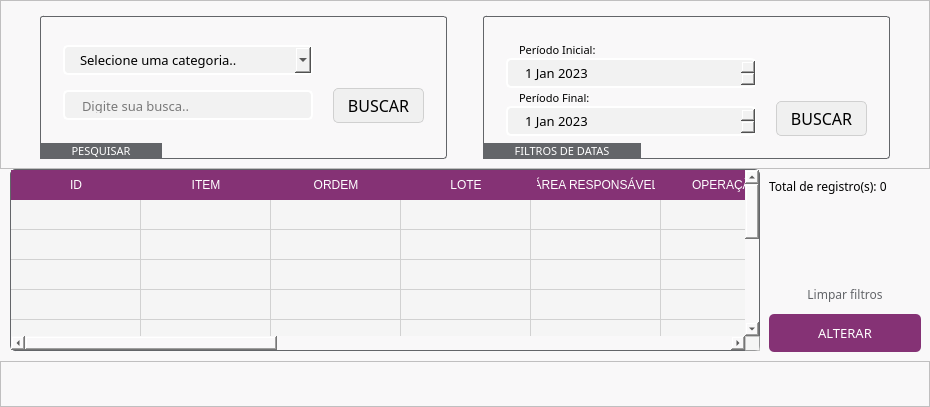
  <widget class="QWidget" name="page_edit">
   <property name="styleSheet">
    <string notr="true">background-color: #F9F8F9;</string>
   </property>
   <layout class="QVBoxLayout" name="verticalLayout_4">
    <property name="spacing">
     <number>0</number>
    </property>
    <property name="leftMargin">
     <number>0</number>
    </property>
    <property name="topMargin">
     <number>0</number>
    </property>
    <property name="rightMargin">
     <number>0</number>
    </property>
    <property name="bottomMargin">
     <number>0</number>
    </property>
    <item alignment="Qt::AlignHCenter">
     <widget class="QFrame" name="frame_15">
      <property name="minimumSize">
       <size>
        <width>0</width>
        <height>150</height>
       </size>
      </property>
      <property name="styleSheet">
       <string notr="true"/>
      </property>
      <property name="frameShape">
       <enum>QFrame::StyledPanel</enum>
      </property>
      <property name="frameShadow">
       <enum>QFrame::Raised</enum>
      </property>
      <layout class="QHBoxLayout" name="horizontalLayout_20">
       <item>
        <spacer name="horizontalSpacer_9">
         <property name="orientation">
          <enum>Qt::Horizontal</enum>
         </property>
         <property name="sizeHint" stdset="0">
          <size>
           <width>30</width>
           <height>20</height>
          </size>
         </property>
        </spacer>
       </item>
       <item>
        <widget class="QGroupBox" name="groupBox_4">
         <property name="font">
          <font>
           <family>KonsensBook</family>
           <pointsize>8</pointsize>
          </font>
         </property>
         <property name="styleSheet">
          <string notr="true">QGroupBox {
	border: 1px solid rgb(99,101,105);
	border-radius: 3px;
	margin-top: 6px;
 }

QGroupBox::title {
	subcontrol-position: bottom left;
	padding: 0 30px;
	background-color: rgb(99,101,105);
	color: white;
}</string>
         </property>
         <property name="title">
          <string>PESQUISAR</string>
         </property>
         <layout class="QGridLayout" name="gridLayout_5">
          <property name="leftMargin">
           <number>20</number>
          </property>
          <property name="topMargin">
           <number>0</number>
          </property>
          <property name="rightMargin">
           <number>20</number>
          </property>
          <property name="bottomMargin">
           <number>20</number>
          </property>
          <property name="horizontalSpacing">
           <number>20</number>
          </property>
          <property name="verticalSpacing">
           <number>0</number>
          </property>
          <item row="0" column="0">
           <widget class="QComboBox" name="cmb_catgPergunta">
            <property name="minimumSize">
             <size>
              <width>250</width>
              <height>30</height>
             </size>
            </property>
            <property name="maximumSize">
             <size>
              <width>16777215</width>
              <height>30</height>
             </size>
            </property>
            <property name="font">
             <font>
              <family>Trebuchet MS</family>
              <pointsize>10</pointsize>
             </font>
            </property>
            <property name="styleSheet">
             <string notr="true">QComboBox {
	border: 2px solid rgb(255,255,255);
	padding: 5px;
	padding-left: 15px;
	border-radius: 5px;
	background-color: rgb(242,242,242);
}

QComboBox:hover {
	border: 2px solid rgb(167,168,169);
}

QComboBox:focus {
	border: 2px solid rgb(99,101,105);
}</string>
            </property>
            <property name="placeholderText">
             <string>Selecione uma categoria..</string>
            </property>
           </widget>
          </item>
          <item row="0" column="1">
           <spacer name="horizontalSpacer_7">
            <property name="orientation">
             <enum>Qt::Horizontal</enum>
            </property>
            <property name="sizeHint" stdset="0">
             <size>
              <width>91</width>
              <height>20</height>
             </size>
            </property>
           </spacer>
          </item>
          <item row="1" column="0">
           <widget class="QLineEdit" name="text_pergunta">
            <property name="minimumSize">
             <size>
              <width>250</width>
              <height>30</height>
             </size>
            </property>
            <property name="maximumSize">
             <size>
              <width>16777215</width>
              <height>30</height>
             </size>
            </property>
            <property name="font">
             <font>
              <family>Trebuchet MS</family>
              <pointsize>10</pointsize>
             </font>
            </property>
            <property name="styleSheet">
             <string notr="true">QLineEdit {
	border: 2px solid rgb(255,255,255);
	padding:5px;
	padding-left: 15px;
	border-radius: 5px;
	background-color: rgb(242,242,242);
}

QLineEdit:hover {
	border: 2px solid rgb(167,168,169);
}

QLineEdit:focus {
	border: 2px solid rgb(99,101,105);
}</string>
            </property>
            <property name="placeholderText">
             <string>Digite sua busca..</string>
            </property>
           </widget>
          </item>
          <item row="1" column="1">
           <widget class="QPushButton" name="btn_buscarGeral">
            <property name="font">
             <font>
              <family>KonsensBook</family>
              <pointsize>-1</pointsize>
             </font>
            </property>
            <property name="styleSheet">
             <string notr="true">QPushButton {
	background-color: #f0f0f0;
	border: 1px solid #d0d0d0;
	border-radius: 5px;
	padding: 5px;
 	font-size: 16px;
 }

QPushButton:hover {
	background-color: #e0e0e0;
}

QPushButton:pressed {
	background-color: #c0c0c0;
}</string>
            </property>
            <property name="text">
             <string>BUSCAR</string>
            </property>
           </widget>
          </item>
         </layout>
        </widget>
       </item>
       <item>
        <spacer name="horizontalSpacer_10">
         <property name="orientation">
          <enum>Qt::Horizontal</enum>
         </property>
         <property name="sizeHint" stdset="0">
          <size>
           <width>30</width>
           <height>20</height>
          </size>
         </property>
        </spacer>
       </item>
       <item>
        <widget class="QGroupBox" name="groupBox_5">
         <property name="maximumSize">
          <size>
           <width>16777215</width>
           <height>400</height>
          </size>
         </property>
         <property name="font">
          <font>
           <family>KonsensBook</family>
           <pointsize>8</pointsize>
          </font>
         </property>
         <property name="styleSheet">
          <string notr="true">QGroupBox {
	border: 1px solid rgb(99,101,105);
	border-radius: 3px;
	margin-top: 6px;
 }

QGroupBox::title {
	subcontrol-position: bottom left;
	padding: 0 30px;
	background-color: rgb(99,101,105);
	color: white;
}</string>
         </property>
         <property name="title">
          <string>FILTROS DE DATAS</string>
         </property>
         <layout class="QGridLayout" name="gridLayout_6">
          <property name="leftMargin">
           <number>20</number>
          </property>
          <property name="topMargin">
           <number>10</number>
          </property>
          <property name="rightMargin">
           <number>20</number>
          </property>
          <property name="bottomMargin">
           <number>20</number>
          </property>
          <property name="horizontalSpacing">
           <number>20</number>
          </property>
          <property name="verticalSpacing">
           <number>2</number>
          </property>
          <item row="0" column="0">
           <layout class="QVBoxLayout" name="verticalLayout_28">
            <item>
             <widget class="QLabel" name="label_36">
              <property name="font">
               <font>
                <family>Trebuchet MS</family>
                <pointsize>8</pointsize>
               </font>
              </property>
              <property name="styleSheet">
               <string notr="true">padding-left: 10px;</string>
              </property>
              <property name="text">
               <string>Período Inicial:</string>
              </property>
             </widget>
            </item>
            <item>
             <widget class="QDateEdit" name="pesq_periodoInicial">
              <property name="minimumSize">
               <size>
                <width>250</width>
                <height>30</height>
               </size>
              </property>
              <property name="maximumSize">
               <size>
                <width>16777215</width>
                <height>30</height>
               </size>
              </property>
              <property name="font">
               <font>
                <family>Trebuchet MS</family>
                <pointsize>10</pointsize>
               </font>
              </property>
              <property name="styleSheet">
               <string notr="true">QDateEdit {
	background-color: rgb(242,242,242);
	border-radius: 5px;
	padding-left: 15px;
	border: 2px solid rgb(255,255,255);
}

QDateEdit:hover {
	border: 2px solid rgb(167,168,169);
}

QDateEdit:focus {
	border: 2px solid rgb(99,101,105);
}</string>
              </property>
              <property name="minimumDate">
               <date>
                <year>2023</year>
                <month>1</month>
                <day>1</day>
               </date>
              </property>
              <property name="date">
               <date>
                <year>2023</year>
                <month>1</month>
                <day>1</day>
               </date>
              </property>
             </widget>
            </item>
           </layout>
          </item>
          <item row="0" column="1">
           <spacer name="horizontalSpacer_8">
            <property name="orientation">
             <enum>Qt::Horizontal</enum>
            </property>
            <property name="sizeHint" stdset="0">
             <size>
              <width>91</width>
              <height>20</height>
             </size>
            </property>
           </spacer>
          </item>
          <item row="1" column="0" rowspan="2">
           <layout class="QVBoxLayout" name="verticalLayout_29">
            <item>
             <widget class="QLabel" name="label_37">
              <property name="font">
               <font>
                <family>Trebuchet MS</family>
                <pointsize>8</pointsize>
               </font>
              </property>
              <property name="styleSheet">
               <string notr="true">padding-left: 10px;</string>
              </property>
              <property name="text">
               <string>Período Final:</string>
              </property>
             </widget>
            </item>
            <item>
             <widget class="QDateEdit" name="pesq_periodoFinal">
              <property name="minimumSize">
               <size>
                <width>250</width>
                <height>30</height>
               </size>
              </property>
              <property name="maximumSize">
               <size>
                <width>16777215</width>
                <height>30</height>
               </size>
              </property>
              <property name="font">
               <font>
                <family>Trebuchet MS</family>
                <pointsize>10</pointsize>
               </font>
              </property>
              <property name="styleSheet">
               <string notr="true">QDateEdit {
	background-color: rgb(242,242,242);
	border-radius: 5px;
	padding-left: 15px;
	border: 2px solid rgb(255,255,255);
}

QDateEdit:hover {
	border: 2px solid rgb(167,168,169);
}

QDateEdit:focus {
	border: 2px solid rgb(99,101,105);
}</string>
              </property>
              <property name="minimumDate">
               <date>
                <year>2023</year>
                <month>1</month>
                <day>1</day>
               </date>
              </property>
              <property name="date">
               <date>
                <year>2023</year>
                <month>1</month>
                <day>1</day>
               </date>
              </property>
             </widget>
            </item>
           </layout>
          </item>
          <item row="2" column="1">
           <widget class="QPushButton" name="btn_buscarPeriodo">
            <property name="font">
             <font>
              <family>KonsensBook</family>
              <pointsize>-1</pointsize>
             </font>
            </property>
            <property name="styleSheet">
             <string notr="true">QPushButton {
	background-color: #f0f0f0;
	border: 1px solid #d0d0d0;
	border-radius: 5px;
	padding: 5px;
 	font-size: 16px;
 }

QPushButton:hover {
	background-color: #e0e0e0;
}

QPushButton:pressed {
	background-color: #c0c0c0;
}</string>
            </property>
            <property name="text">
             <string>BUSCAR</string>
            </property>
           </widget>
          </item>
         </layout>
        </widget>
       </item>
       <item>
        <spacer name="horizontalSpacer_11">
         <property name="orientation">
          <enum>Qt::Horizontal</enum>
         </property>
         <property name="sizeHint" stdset="0">
          <size>
           <width>30</width>
           <height>20</height>
          </size>
         </property>
        </spacer>
       </item>
      </layout>
     </widget>
    </item>
    <item>
     <layout class="QHBoxLayout" name="horizontalLayout_18">
      <property name="spacing">
       <number>0</number>
      </property>
      <property name="leftMargin">
       <number>10</number>
      </property>
      <item>
       <widget class="QTableWidget" name="tab_dados">
        <property name="font">
         <font>
          <family>KonsensBook</family>
          <pointsize>12</pointsize>
         </font>
        </property>
        <property name="cursor" stdset="0">
         <cursorShape>PointingHandCursor</cursorShape>
        </property>
        <property name="styleSheet">
         <string notr="true">QTableWidget  {
	background-color: #f5f5f5;
	border: 1px solid rgb(99,101,105);
	gridline-color: #d1d1d1;
	selection-background-color: #a6a6a6;
	margin-bottom: 10px;
	border-radius: 5px;
}

QTableWidget::item {
	padding: 5px;
	border: none;
}

QHeaderView {
	background-color: rgb(133,50,117);
	font: 9pt &quot;Trebuchet MS&quot;;
}

QHeaderView::section {
	background-color: rgb(133,50,117);
	color: white;
	padding: 5px;
	border: 0.5px solid transparent;
}

QHeaderView::section:hover {
	background-color: #ab4c7d;
}

QTableWidget::item:selected {
	background-color: #636569;
	color: white;
}</string>
        </property>
        <property name="editTriggers">
         <set>QAbstractItemView::NoEditTriggers</set>
        </property>
        <property name="selectionBehavior">
         <enum>QAbstractItemView::SelectRows</enum>
        </property>
        <property name="rowCount">
         <number>10</number>
        </property>
        <attribute name="horizontalHeaderVisible">
         <bool>true</bool>
        </attribute>
        <attribute name="horizontalHeaderCascadingSectionResizes">
         <bool>false</bool>
        </attribute>
        <attribute name="horizontalHeaderMinimumSectionSize">
         <number>100</number>
        </attribute>
        <attribute name="horizontalHeaderDefaultSectionSize">
         <number>130</number>
        </attribute>
        <attribute name="horizontalHeaderShowSortIndicator" stdset="0">
         <bool>false</bool>
        </attribute>
        <attribute name="verticalHeaderVisible">
         <bool>false</bool>
        </attribute>
        <attribute name="verticalHeaderHighlightSections">
         <bool>false</bool>
        </attribute>
        <row/>
        <row/>
        <row/>
        <row/>
        <row/>
        <row/>
        <row/>
        <row/>
        <row/>
        <row/>
        <column>
         <property name="text">
          <string>ID</string>
         </property>
        </column>
        <column>
         <property name="text">
          <string>ITEM</string>
         </property>
        </column>
        <column>
         <property name="text">
          <string>ORDEM</string>
         </property>
        </column>
        <column>
         <property name="text">
          <string>LOTE</string>
         </property>
        </column>
        <column>
         <property name="text">
          <string>ÁREA RESPONSÁVEL</string>
         </property>
        </column>
        <column>
         <property name="text">
          <string>OPERAÇÃO</string>
         </property>
        </column>
        <column>
         <property name="text">
          <string>MOTIVO</string>
         </property>
        </column>
        <column>
         <property name="text">
          <string>QTDE.</string>
         </property>
        </column>
        <column>
         <property name="text">
          <string>QTDE. REPROVADA</string>
         </property>
        </column>
        <column>
         <property name="text">
          <string>ACAO</string>
         </property>
        </column>
        <column>
         <property name="text">
          <string>DATA</string>
         </property>
        </column>
        <column>
         <property name="text">
          <string>RESPONSÁVEL</string>
         </property>
        </column>
        <column>
         <property name="text">
          <string>S.RO</string>
         </property>
        </column>
        <column>
         <property name="text">
          <string>OBSERVAÇÃO</string>
         </property>
        </column>
       </widget>
      </item>
      <item>
       <widget class="QFrame" name="frame_14">
        <property name="minimumSize">
         <size>
          <width>170</width>
          <height>0</height>
         </size>
        </property>
        <property name="frameShape">
         <enum>QFrame::NoFrame</enum>
        </property>
        <property name="frameShadow">
         <enum>QFrame::Raised</enum>
        </property>
        <property name="lineWidth">
         <number>1</number>
        </property>
        <layout class="QVBoxLayout" name="verticalLayout_27">
         <item>
          <widget class="QLabel" name="lbl_totalRegistros">
           <property name="maximumSize">
            <size>
             <width>16777215</width>
             <height>30</height>
            </size>
           </property>
           <property name="font">
            <font>
             <family>Trebuchet MS</family>
            </font>
           </property>
           <property name="text">
            <string>Total de registro(s): 0</string>
           </property>
          </widget>
         </item>
         <item>
          <spacer name="verticalSpacer_7">
           <property name="orientation">
            <enum>Qt::Vertical</enum>
           </property>
           <property name="sizeHint" stdset="0">
            <size>
             <width>20</width>
             <height>40</height>
            </size>
           </property>
          </spacer>
         </item>
         <item>
          <widget class="QPushButton" name="btn_limparFiltros">
           <property name="enabled">
            <bool>true</bool>
           </property>
           <property name="maximumSize">
            <size>
             <width>16777215</width>
             <height>30</height>
            </size>
           </property>
           <property name="font">
            <font>
             <family>Trebuchet MS</family>
             <pointsize>9</pointsize>
            </font>
           </property>
           <property name="cursor">
            <cursorShape>PointingHandCursor</cursorShape>
           </property>
           <property name="layoutDirection">
            <enum>Qt::LeftToRight</enum>
           </property>
           <property name="styleSheet">
            <string notr="true">QPushButton {
	background-color: transparent;
	color: #636569;
	padding: 5px;
	border: None;
	text-align: center;
}


QPushButton:hover {
	color: #853275;
}

QPushButton:pressed {
	color: #A7A8A9;
}</string>
           </property>
           <property name="text">
            <string>Limpar filtros</string>
           </property>
           <property name="checkable">
            <bool>false</bool>
           </property>
          </widget>
         </item>
         <item>
          <widget class="QPushButton" name="btnAlterarRegistro">
           <property name="sizePolicy">
            <sizepolicy hsizetype="Minimum" vsizetype="Maximum">
             <horstretch>0</horstretch>
             <verstretch>0</verstretch>
            </sizepolicy>
           </property>
           <property name="font">
            <font>
             <family>Trebuchet MS</family>
             <pointsize>10</pointsize>
            </font>
           </property>
           <property name="cursor">
            <cursorShape>PointingHandCursor</cursorShape>
           </property>
           <property name="styleSheet">
            <string notr="true">QPushButton {
	background-color: rgb(133,50,117);
	color: white;
	padding: 10px;
	border-radius: 5px;
}

QPushButton:hover {
	background-color: #ab4c7d;
}

QPushButton:pressed {
	background-color: #550044;
}</string>
           </property>
           <property name="text">
            <string>ALTERAR</string>
           </property>
          </widget>
         </item>
        </layout>
       </widget>
      </item>
     </layout>
    </item>
    <item>
     <widget class="QFrame" name="frame_16">
      <property name="maximumSize">
       <size>
        <width>16777215</width>
        <height>48</height>
       </size>
      </property>
      <property name="styleSheet">
       <string notr="true">background-color: #F9F8F9;</string>
      </property>
      <property name="frameShape">
       <enum>QFrame::StyledPanel</enum>
      </property>
      <property name="frameShadow">
       <enum>QFrame::Raised</enum>
      </property>
      <layout class="QHBoxLayout" name="horizontalLayout_19">
       <property name="spacing">
        <number>0</number>
       </property>
       <property name="leftMargin">
        <number>0</number>
       </property>
       <property name="topMargin">
        <number>0</number>
       </property>
       <property name="rightMargin">
        <number>0</number>
       </property>
       <property name="bottomMargin">
        <number>0</number>
       </property>
       <item>
        <spacer name="horizontalSpacer_6">
         <property name="orientation">
          <enum>Qt::Horizontal</enum>
         </property>
         <property name="sizeHint" stdset="0">
          <size>
           <width>745</width>
           <height>20</height>
          </size>
         </property>
        </spacer>
       </item>
       <item>
        <widget class="QLabel" name="label_4">
         <property name="minimumSize">
          <size>
           <width>50</width>
           <height>44</height>
          </size>
         </property>
         <property name="maximumSize">
          <size>
           <width>200</width>
           <height>44</height>
          </size>
         </property>
         <property name="text">
          <string>&lt;html&gt;&lt;head/&gt;&lt;body&gt;&lt;p align=&quot;right&quot;&gt;&lt;img src=&quot;:/images/neo_Logo1.png&quot;/&gt;&lt;/p&gt;&lt;/body&gt;&lt;/html&gt;</string>
         </property>
        </widget>
       </item>
      </layout>
     </widget>
    </item>
   </layout>
  </widget>
